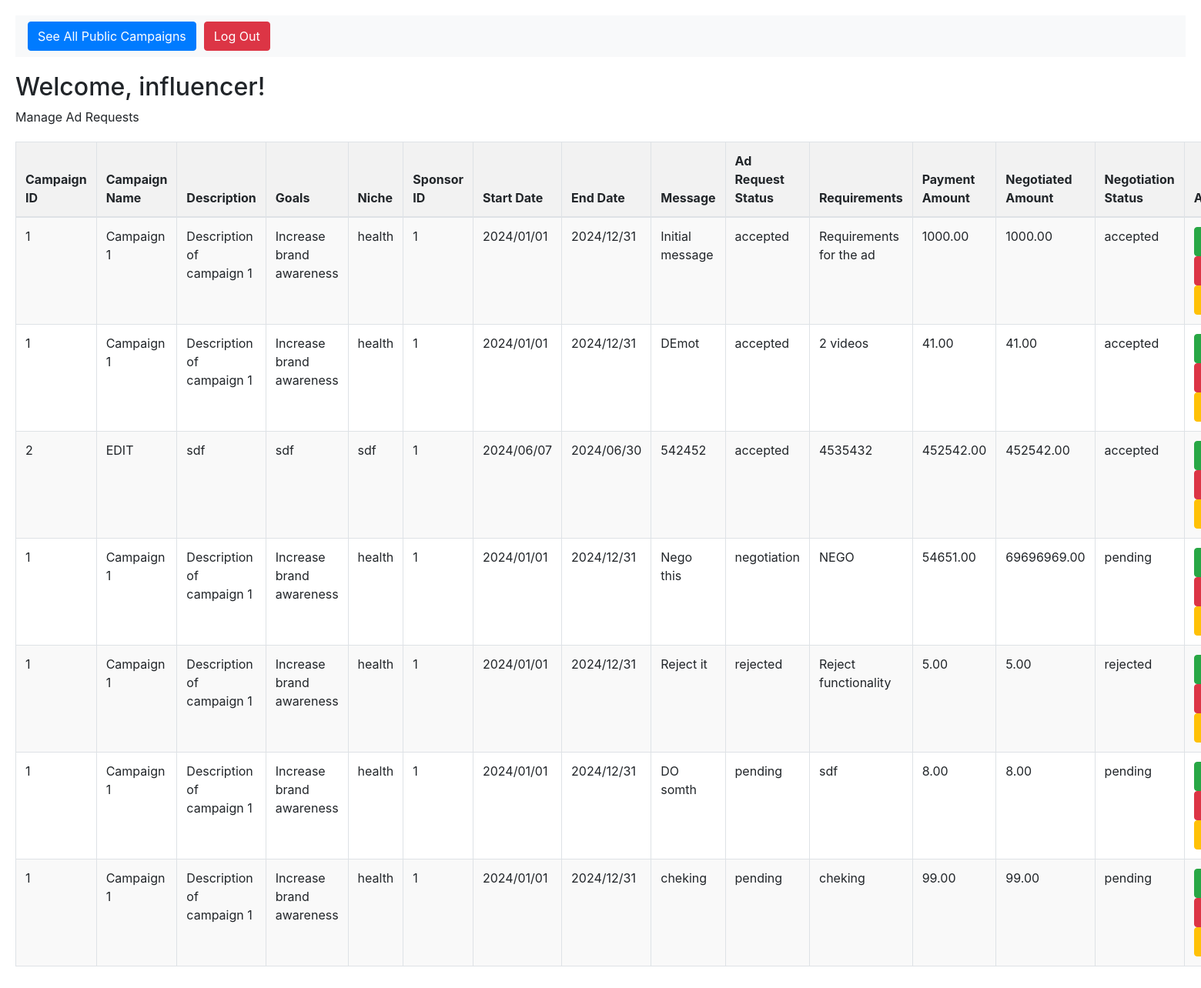
The page /influencer/dashboard (signed in) on the database its author committed.
### models.py (models this page shows, shortened)
class Negotiation(db.Model):
    __tablename__ = "negotiations"
    negotiation_id = db.Column(db.Integer, primary_key=True, autoincrement=True)
    ad_request_id = db.Column(
        db.Integer, db.ForeignKey("ad_requests.ad_request_id"), nullable=False
    )
    influencer_id = db.Column(
        db.Integer, db.ForeignKey("influencers.influencer_id"), nullable=False
    )
    proposed_payment_amount = db.Column(db.Numeric(10, 2))
    negotiation_status = db.Column(
        db.Enum("pending", "accepted", "rejected"), default="pending"
    )

class Campaign(db.Model):
    __tablename__ = "campaigns"
    campaign_id = db.Column(db.Integer, primary_key=True, autoincrement=True)
    sponsor_id = db.Column(
        db.Integer, db.ForeignKey("sponsors.sponsor_id"), nullable=False
    )
    name = db.Column(db.String(255), nullable=False)
    description = db.Column(db.Text, nullable=False)
    start_date = db.Column(db.Date)
    end_date = db.Column(db.Date)
    budget = db.Column(db.Numeric(10, 2), nullable=False)
    visibility = db.Column(db.Enum("public", "private"), default="public")
    goals = db.Column(db.Text, nullable=False)
    niche = db.Column(db.String(255), nullable=False)
    ad_requests = db.relationship("AdRequest", backref="campaign", lazy=True)
    campaign_flags = db.relationship("CampaignFlag", backref="campaign", lazy=True)

class AdRequest(db.Model):
    __tablename__ = "ad_requests"
    ad_request_id = db.Column(db.Integer, primary_key=True, autoincrement=True)
    campaign_id = db.Column(
        db.Integer, db.ForeignKey("campaigns.campaign_id"), nullable=False
    )
    influencer_id = db.Column(
        db.Integer, db.ForeignKey("influencers.influencer_id"), nullable=False
    )
    requirements = db.Column(db.Text)
    payment_amount = db.Column(db.Numeric(10, 2))
    status = db.Column(
        db.Enum("pending", "accepted", "rejected", "negotiation"), default="pending"
    )
    messages = db.Column(db.Text)
    negotiations = db.relationship("Negotiation", backref="ad_request", lazy=True)

### influencer.py (the view)
@influencer.route("/dashboard", methods=["GET", "POST"])
def dashboard():
    if "user_name" in session and "role" in session:
        if session["role"] == "influencer":
            user_id = session["user_id"]
            influencer_id = (
                Influencer.query.filter_by(user_id=user_id).first().influencer_id
            )
            data = helper.get_influencer_campaigns(influencer_id)
            return render_template("influencer_dashboard.html", data=data)
    flash("Please Login !", "faliled")
    return redirect(url_for("influencer.login"))

### app.py (called while the page is built)
@app.before_request
def create_tables():
    init_db(app)

### models.py (called while the page is built, shortened)
def init_db(app):
    with app.app_context():
        db.create_all()

### templates/influencer_dashboard.html (shortened to what this page needs)
<!DOCTYPE html>
<html lang="en">
<head>
    <link href="https://maxcdn.bootstrapcdn.com/bootstrap/4.5.2/css/bootstrap.min.css" rel="stylesheet">
</head>
<body>
    <nav class="navbar navbar-expand-lg navbar-light bg-light">
        <button class="btn btn-primary" onclick="location.href='{{ url_for("influencer.show_campaign") }}'">See All Public Campaigns</button>
        <button class="btn btn-danger" onclick="location.href='/logout'">Log Out</button>
    </nav>
    <div class="welcome-message">
        <h2>Welcome, {{ session["user_name"] }}!</h2>
        <p>Manage Ad Requests</p>
    </div>
    {% if data %}
    <table class="table table-striped table-bordered">
        <thead>
            <tr>
                <th>Campaign ID</th>
                <th>Campaign Name</th>
                <th>Description</th>
                <th>Goals</th>
                <th>Niche</th>
                <th>Sponsor ID</th>
                <th>Start Date</th>
                <th>End Date</th>
                <th>Message</th>
                <th>Ad Request Status</th>
                <th>Requirements</th>
                <th>Payment Amount</th>
                <th>Negotiated Amount</th>
                <th>Negotiation Status</th>
                <th>Action</th>
            </tr>
        </thead>
        <tbody>
            {% for d in data %}
            <tr>
                <td>{{ d["campaign_id"] }}</td>
                <td>{{ d.campaign_name }}</td>
                <td>{{ d.description }}</td>
                <td>{{ d.goals }}</td>
                <td>{{ d.niche }}</td>
                <td>{{ d.sponsor_id }}</td>
                <td>{{ d.start_date }}</td>
                <td>{{ d.end_date }}</td>
                <td>{{ d.messages }}</td>
                <td>{{ d.status }}</td>
                <td>{{ d.requirements }}</td>
                <td>{{ d.payment_amount }}</td>
                <td>{{ d.negotiated_amount }}</td>
                <td>{{ d.negotiation_status }}</td>
                <td>
                    <button class="btn btn-success" onclick="location.href='{{ url_for("influencer.accept_adrequest" , adrequest_id =d.ad_request_id) }}'">Accept</button>
                    <button class="btn btn-danger" onclick="location.href='{{ url_for("influencer.reject_adrequest" , adrequest_id =d.ad_request_id) }}'">Reject</button>
                    <button class="btn btn-warning" onclick="location.href='{{ url_for("influencer.nego_adrequest" , adrequest_id =d.ad_request_id) }}'">Negotiate</button>
                </td>
            </tr>
            {% endfor %}
        </tbody>
    </table>
    {% else %}
    <p>No Ad Requests to show!</p>
    {% endif %}
</body>
</html>

### templates/influencer_dashboard.html (style rules this page uses)
body { padding: 20px; }
nav { margin-bottom: 20px; }
table { margin-top: 20px; }
th, td { padding: 10px; text-align: left; }
th { background-color: #f2f2f2; }
.table-striped tbody tr:nth-of-type(odd) { background-color: #f9f9f9; }
.btn { margin-right: 10px; }
.navbar { margin-bottom: 20px; }
.welcome-message { margin-bottom: 20px; }

### rows shown on the page
Negotiation: campaign_id "1", campaign_name "Campaign 1", description "Description of campaign 1", goals "Increase brand awareness", niche "health", sponsor_id "1", start_date "2024/01/01", end_date "2024/12/31", messages "Initial message", status "accepted", requirements "Requirements for the ad", payment_amount "1000.00", negotiated_amount "1000.00", negotiation_status "accepted"
Negotiation: campaign_id "1", campaign_name "Campaign 1", description "Description of campaign 1", goals "Increase brand awareness", niche "health", sponsor_id "1", start_date "2024/01/01", end_date "2024/12/31", messages "DEmot", status "accepted", requirements "2 videos", payment_amount "41.00", negotiated_amount "41.00", negotiation_status "accepted"
Negotiation: campaign_id "2", campaign_name "EDIT", description "sdf", goals "sdf", niche "sdf", sponsor_id "1", start_date "2024/06/07", end_date "2024/06/30", messages "542452", status "accepted", requirements "4535432", payment_amount "452542.00", negotiated_amount "452542.00", negotiation_status "accepted"
Negotiation: campaign_id "1", campaign_name "Campaign 1", description "Description of campaign 1", goals "Increase brand awareness", niche "health", sponsor_id "1", start_date "2024/01/01", end_date "2024/12/31", messages "Nego this", status "negotiation", requirements "NEGO", payment_amount "54651.00", negotiated_amount "69696969.00", negotiation_status "pending"
Negotiation: campaign_id "1", campaign_name "Campaign 1", description "Description of campaign 1", goals "Increase brand awareness", niche "health", sponsor_id "1", start_date "2024/01/01", end_date "2024/12/31", messages "Reject it", status "rejected", requirements "Reject functionality", payment_amount "5.00", negotiated_amount "5.00", negotiation_status "rejected"
Campaign: campaign_id "1", campaign_name "Campaign 1", description "Description of campaign 1", goals "Increase brand awareness", niche "health", sponsor_id "1", start_date "2024/01/01", end_date "2024/12/31", messages "DO somth", status "pending", requirements "sdf", payment_amount "8.00", negotiated_amount "8.00", negotiation_status "pending", messages "cheking", requirements "cheking", payment_amount "99.00", negotiated_amount "99.00"

### other values the page prints
{{ session["user_name"] }} "influencer"
